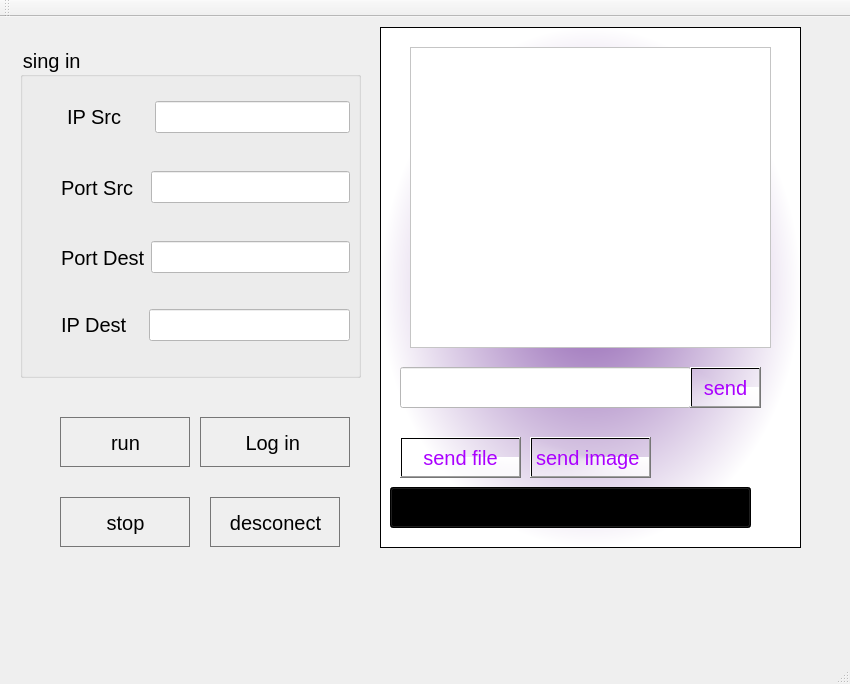
<?xml version="1.0" encoding="UTF-8"?>
<ui version="4.0">
 <class>MainWindow</class>
 <widget class="QMainWindow" name="MainWindow">
  <property name="geometry">
   <rect>
    <x>0</x>
    <y>0</y>
    <width>850</width>
    <height>684</height>
   </rect>
  </property>
  <property name="windowTitle">
   <string>MainWindow</string>
  </property>
  <property name="styleSheet">
   <string notr="true">font-size:20px;</string>
  </property>
  <widget class="QWidget" name="centralWidget">
   <widget class="QLabel" name="label">
    <property name="geometry">
     <rect>
      <x>0</x>
      <y>-10</y>
      <width>841</width>
      <height>741</height>
     </rect>
    </property>
    <property name="text">
     <string/>
    </property>
    <property name="pixmap">
     <pixmap>D:/MSI/Desktop/99.jpg</pixmap>
    </property>
   </widget>
   <widget class="QFrame" name="frame_2">
    <property name="geometry">
     <rect>
      <x>380</x>
      <y>10</y>
      <width>421</width>
      <height>521</height>
     </rect>
    </property>
    <property name="styleSheet">
     <string notr="true">background-color: qconicalgradient(cx:0.48, cy:0.51, angle:22, stop:0 rgba(65, 0, 94, 255), stop:1 rgba(255, 255, 255, 255));
background-color: qradialgradient(spread:pad, cx:0.5, cy:0.5, radius:0.5, fx:0.5, fy:0.5, stop:0 rgba(142, 94, 176, 255), stop:1 rgba(255, 255, 255, 255));
z-index:4;
</string>
    </property>
    <property name="frameShape">
     <enum>QFrame::StyledPanel</enum>
    </property>
    <property name="frameShadow">
     <enum>QFrame::Raised</enum>
    </property>
    <widget class="QLineEdit" name="msg">
     <property name="geometry">
      <rect>
       <x>20</x>
       <y>340</y>
       <width>291</width>
       <height>41</height>
      </rect>
     </property>
     <property name="styleSheet">
      <string notr="true">background-color: qconicalgradient(cx:0.5, cy:0.5, angle:0, stop:0 rgba(72, 0, 94, 0), stop:0.366337 rgba(139, 93, 153, 0), stop:1 rgba(255, 255, 255, 255));
background-color: rgb(255, 255, 255);</string>
     </property>
     <property name="text">
      <string/>
     </property>
    </widget>
    <widget class="QTextEdit" name="chat">
     <property name="geometry">
      <rect>
       <x>30</x>
       <y>20</y>
       <width>361</width>
       <height>301</height>
      </rect>
     </property>
     <property name="styleSheet">
      <string notr="true">
background-color: rgb(255, 255, 255);</string>
     </property>
    </widget>
    <widget class="QPushButton" name="send_image">
     <property name="geometry">
      <rect>
       <x>150</x>
       <y>410</y>
       <width>121</width>
       <height>41</height>
      </rect>
     </property>
     <property name="styleSheet">
      <string notr="true">background-color: qconicalgradient(cx:0.5, cy:0.5, angle:0, stop:0 rgba(72, 0, 94, 0), stop:0.366337 rgba(139, 93, 153, 0), stop:1 rgba(255, 255, 255, 255));
color: rgb(170, 0, 255);</string>
     </property>
     <property name="text">
      <string>send image </string>
     </property>
    </widget>
    <widget class="QPushButton" name="send_file">
     <property name="geometry">
      <rect>
       <x>20</x>
       <y>410</y>
       <width>121</width>
       <height>41</height>
      </rect>
     </property>
     <property name="styleSheet">
      <string notr="true">background-color: qconicalgradient(cx:0.5, cy:0.5, angle:0, stop:0 rgba(72, 0, 94, 0), stop:0.366337 rgba(139, 93, 153, 0), stop:1 rgba(255, 255, 255, 255));
color: rgb(170, 0, 255);</string>
     </property>
     <property name="text">
      <string>send file</string>
     </property>
    </widget>
    <widget class="QPushButton" name="send_msg">
     <property name="geometry">
      <rect>
       <x>310</x>
       <y>340</y>
       <width>71</width>
       <height>41</height>
      </rect>
     </property>
     <property name="styleSheet">
      <string notr="true">background-color: qconicalgradient(cx:0.5, cy:0.5, angle:0, stop:0 rgba(72, 0, 94, 0), stop:0.366337 rgba(139, 93, 153, 0), stop:1 rgba(255, 255, 255, 255));
color: rgb(170, 0, 255);</string>
     </property>
     <property name="text">
      <string>send</string>
     </property>
    </widget>
    <widget class="QComboBox" name="comboBox">
     <property name="geometry">
      <rect>
       <x>10</x>
       <y>460</y>
       <width>361</width>
       <height>41</height>
      </rect>
     </property>
    </widget>
   </widget>
   <widget class="QGroupBox" name="groupBox">
    <property name="geometry">
     <rect>
      <x>20</x>
      <y>30</y>
      <width>341</width>
      <height>331</height>
     </rect>
    </property>
    <property name="sizePolicy">
     <sizepolicy hsizetype="MinimumExpanding" vsizetype="MinimumExpanding">
      <horstretch>0</horstretch>
      <verstretch>0</verstretch>
     </sizepolicy>
    </property>
    <property name="cursor">
     <cursorShape>ArrowCursor</cursorShape>
    </property>
    <property name="styleSheet">
     <string notr="true">background:#80080;
font-size:20px;
color:white;
font-size:20px;
</string>
    </property>
    <property name="title">
     <string>sing in </string>
    </property>
    <property name="flat">
     <bool>true</bool>
    </property>
    <widget class="QWidget" name="layoutWidget_2">
     <property name="geometry">
      <rect>
       <x>30</x>
       <y>40</y>
       <width>311</width>
       <height>60</height>
      </rect>
     </property>
     <layout class="QHBoxLayout" name="horizontalLayout">
      <item>
       <widget class="Line" name="line">
        <property name="orientation">
         <enum>Qt::Horizontal</enum>
        </property>
       </widget>
      </item>
      <item>
       <widget class="QLabel" name="label_4">
        <property name="styleSheet">
         <string notr="true">backgoun : red ;font-size:20px;

</string>
        </property>
        <property name="text">
         <string>IP Src     </string>
        </property>
        <property name="margin">
         <number>15</number>
        </property>
       </widget>
      </item>
      <item>
       <widget class="QLineEdit" name="ip_src">
        <property name="enabled">
         <bool>true</bool>
        </property>
        <property name="styleSheet">
         <string notr="true">background:white;font-size:20px;

</string>
        </property>
       </widget>
      </item>
     </layout>
    </widget>
    <widget class="QWidget" name="layoutWidget_3">
     <property name="geometry">
      <rect>
       <x>30</x>
       <y>250</y>
       <width>311</width>
       <height>56</height>
      </rect>
     </property>
     <layout class="QHBoxLayout" name="horizontalLayout_5">
      <item>
       <widget class="QLabel" name="label_7">
        <property name="styleSheet">
         <string notr="true">font-size:20px;
</string>
        </property>
        <property name="text">
         <string>IP Dest   </string>
        </property>
        <property name="margin">
         <number>15</number>
        </property>
       </widget>
      </item>
      <item>
       <widget class="QLineEdit" name="ip_dest">
        <property name="enabled">
         <bool>true</bool>
        </property>
        <property name="styleSheet">
         <string notr="true">background:white;
font-size:20px;

</string>
        </property>
       </widget>
      </item>
     </layout>
    </widget>
    <widget class="QWidget" name="layoutWidget">
     <property name="geometry">
      <rect>
       <x>30</x>
       <y>110</y>
       <width>311</width>
       <height>61</height>
      </rect>
     </property>
     <layout class="QHBoxLayout" name="horizontalLayout_2">
      <item>
       <widget class="QLabel" name="label_3">
        <property name="styleSheet">
         <string notr="true">backgoun : red ;
font-size:20px;

</string>
        </property>
        <property name="text">
         <string>Port Src  </string>
        </property>
        <property name="margin">
         <number>15</number>
        </property>
       </widget>
      </item>
      <item>
       <widget class="QLineEdit" name="port_src">
        <property name="styleSheet">
         <string notr="true">background:white;font-size:20px;

</string>
        </property>
       </widget>
      </item>
     </layout>
    </widget>
    <widget class="QWidget" name="layoutWidget_4">
     <property name="geometry">
      <rect>
       <x>30</x>
       <y>180</y>
       <width>311</width>
       <height>61</height>
      </rect>
     </property>
     <layout class="QHBoxLayout" name="horizontalLayout_6">
      <item>
       <widget class="QLabel" name="label_8">
        <property name="styleSheet">
         <string notr="true">backgoun : red ;
font-size:20px;

</string>
        </property>
        <property name="text">
         <string>Port Dest</string>
        </property>
        <property name="margin">
         <number>15</number>
        </property>
       </widget>
      </item>
      <item>
       <widget class="QLineEdit" name="port_dest">
        <property name="styleSheet">
         <string notr="true">background:white;
font-size:20px;

</string>
        </property>
       </widget>
      </item>
     </layout>
    </widget>
   </widget>
   <widget class="QPushButton" name="login_3">
    <property name="geometry">
     <rect>
      <x>60</x>
      <y>480</y>
      <width>131</width>
      <height>51</height>
     </rect>
    </property>
    <property name="autoFillBackground">
     <bool>false</bool>
    </property>
    <property name="styleSheet">
     <string notr="true">background-color: qradialgradient(spread:pad, cx:0.5, cy:0.5, radius:0.5, fx:0.5, fy:0.5, stop:0 rgba(142, 94, 176, 255), stop:1 rgba(255, 255, 255, 255));
font-size:20px;</string>
    </property>
    <property name="text">
     <string>stop</string>
    </property>
    <property name="checkable">
     <bool>false</bool>
    </property>
    <property name="checked">
     <bool>false</bool>
    </property>
    <property name="autoRepeat">
     <bool>false</bool>
    </property>
    <property name="autoExclusive">
     <bool>false</bool>
    </property>
    <property name="autoDefault">
     <bool>true</bool>
    </property>
    <property name="default">
     <bool>true</bool>
    </property>
    <property name="flat">
     <bool>true</bool>
    </property>
   </widget>
   <widget class="QPushButton" name="login_4">
    <property name="geometry">
     <rect>
      <x>210</x>
      <y>480</y>
      <width>131</width>
      <height>51</height>
     </rect>
    </property>
    <property name="autoFillBackground">
     <bool>false</bool>
    </property>
    <property name="styleSheet">
     <string notr="true">background-color: qradialgradient(spread:pad, cx:0.5, cy:0.5, radius:0.5, fx:0.5, fy:0.5, stop:0 rgba(142, 94, 176, 255), stop:1 rgba(255, 255, 255, 255));
font-size:20px;</string>
    </property>
    <property name="text">
     <string>desconect</string>
    </property>
    <property name="checkable">
     <bool>false</bool>
    </property>
    <property name="checked">
     <bool>false</bool>
    </property>
    <property name="autoRepeat">
     <bool>false</bool>
    </property>
    <property name="autoExclusive">
     <bool>false</bool>
    </property>
    <property name="autoDefault">
     <bool>true</bool>
    </property>
    <property name="default">
     <bool>true</bool>
    </property>
    <property name="flat">
     <bool>true</bool>
    </property>
   </widget>
   <widget class="QPushButton" name="login">
    <property name="geometry">
     <rect>
      <x>200</x>
      <y>400</y>
      <width>151</width>
      <height>51</height>
     </rect>
    </property>
    <property name="autoFillBackground">
     <bool>false</bool>
    </property>
    <property name="styleSheet">
     <string notr="true">background-color: qradialgradient(spread:pad, cx:0.5, cy:0.5, radius:0.5, fx:0.5, fy:0.5, stop:0 rgba(142, 94, 176, 255), stop:1 rgba(255, 255, 255, 255));
font-size:20px;</string>
    </property>
    <property name="text">
     <string>Log in </string>
    </property>
    <property name="checkable">
     <bool>false</bool>
    </property>
    <property name="checked">
     <bool>false</bool>
    </property>
    <property name="autoRepeat">
     <bool>false</bool>
    </property>
    <property name="autoExclusive">
     <bool>false</bool>
    </property>
    <property name="autoDefault">
     <bool>true</bool>
    </property>
    <property name="default">
     <bool>true</bool>
    </property>
    <property name="flat">
     <bool>true</bool>
    </property>
   </widget>
   <widget class="QPushButton" name="login_2">
    <property name="geometry">
     <rect>
      <x>60</x>
      <y>400</y>
      <width>131</width>
      <height>51</height>
     </rect>
    </property>
    <property name="autoFillBackground">
     <bool>false</bool>
    </property>
    <property name="styleSheet">
     <string notr="true">background-color: qradialgradient(spread:pad, cx:0.5, cy:0.5, radius:0.5, fx:0.5, fy:0.5, stop:0 rgba(142, 94, 176, 255), stop:1 rgba(255, 255, 255, 255));
font-size:20px;</string>
    </property>
    <property name="text">
     <string>run</string>
    </property>
    <property name="checkable">
     <bool>false</bool>
    </property>
    <property name="checked">
     <bool>false</bool>
    </property>
    <property name="autoRepeat">
     <bool>false</bool>
    </property>
    <property name="autoExclusive">
     <bool>false</bool>
    </property>
    <property name="autoDefault">
     <bool>true</bool>
    </property>
    <property name="default">
     <bool>true</bool>
    </property>
    <property name="flat">
     <bool>true</bool>
    </property>
   </widget>
   <widget class="QLabel" name="time">
    <property name="geometry">
     <rect>
      <x>170</x>
      <y>560</y>
      <width>431</width>
      <height>21</height>
     </rect>
    </property>
    <property name="styleSheet">
     <string notr="true">color:red;</string>
    </property>
    <property name="text">
     <string/>
    </property>
   </widget>
  </widget>
  <widget class="QMenuBar" name="menuBar">
   <property name="geometry">
    <rect>
     <x>0</x>
     <y>0</y>
     <width>850</width>
     <height>34</height>
    </rect>
   </property>
  </widget>
  <widget class="QToolBar" name="mainToolBar">
   <attribute name="toolBarArea">
    <enum>TopToolBarArea</enum>
   </attribute>
   <attribute name="toolBarBreak">
    <bool>false</bool>
   </attribute>
  </widget>
  <widget class="QStatusBar" name="statusBar"/>
 </widget>
 <layoutdefault spacing="6" margin="11"/>
 <resources/>
 <connections/>
</ui>
